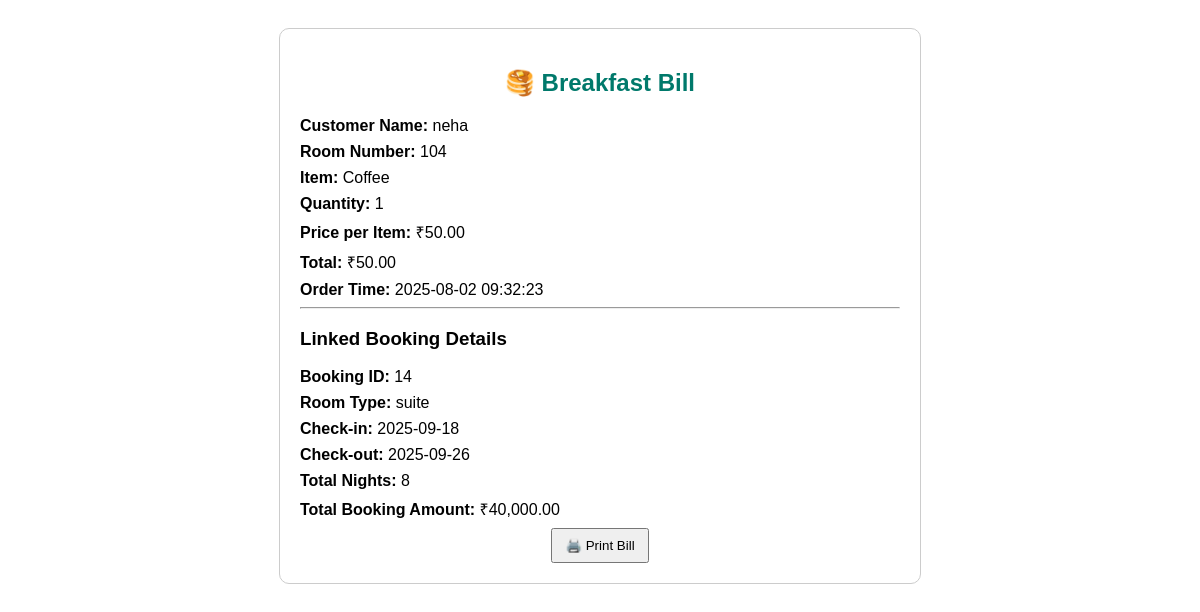
Screenshot of /project/client/brekfast_bl.php?id=1 with the database file from the repository.
### tables this page shows
CREATE TABLE `breakfast_orders` (
  `id` int(11) NOT NULL,
  `customer_name` varchar(100) DEFAULT NULL,
  `room_number` varchar(20) DEFAULT NULL,
  `item` varchar(100) DEFAULT NULL,
  `quantity` int(11) DEFAULT NULL,
  `price` decimal(10,2) DEFAULT NULL,
  `total` decimal(10,2) DEFAULT NULL,
  `order_time` timestamp NOT NULL DEFAULT current_timestamp()
);

CREATE TABLE `booking` (
  `booking_id` int(11) NOT NULL,
  `fullname` varchar(50) NOT NULL,
  `Address` varchar(100) NOT NULL,
  `email` varchar(50) NOT NULL,
  `phone` varchar(15) DEFAULT NULL,
  `room_type` varchar(30) NOT NULL,
  `Room_category` varchar(50) DEFAULT NULL,
  `adult_count` int(3) NOT NULL,
  `children_count` int(3) NOT NULL,
  `total` int(100) NOT NULL,
  `check_in` date NOT NULL,
  `check_out` date NOT NULL,
  `request` varchar(100) NOT NULL,
  `payment` varchar(1000) NOT NULL
);

### project/client/brekfast_bl.php (the view, shortened to what this page needs)
<?php
$conn = mysqli_connect("localhost", "root", "", "crystal_crown_hotel");
$orderId = isset($_GET['id']) ? intval($_GET['id']) : 0;
$sql = "SELECT * FROM breakfast_orders WHERE id = $orderId";
$result = mysqli_query($conn, $sql);
$order = mysqli_fetch_assoc($result);
$customerName = mysqli_real_escape_string($conn, $order['customer_name']);
$booking = null;
if (!$order['booking_id']) {
    $booking_sql = "SELECT * FROM booking WHERE fullname = '$customerName' LIMIT 1";
    $booking_result = mysqli_query($conn, $booking_sql);
    if ($booking_result && mysqli_num_rows($booking_result) > 0) {
        $booking = mysqli_fetch_assoc($booking_result);
        $order['booking_id'] = $booking['booking_id'];
    }
} else {
    $booking_sql = "SELECT * FROM booking WHERE booking_id = ".$order['booking_id'];
    $booking_result = mysqli_query($conn, $booking_sql);
    if ($booking_result && mysqli_num_rows($booking_result) > 0) {
        $booking = mysqli_fetch_assoc($booking_result);
    }
}
?>
<!DOCTYPE html>
<html>
<head>
</head>
<body>
<div class="bill-container">
    <h2>🥞 Breakfast Bill</h2>
    <div class="info"><b>Customer Name:</b> <?= htmlspecialchars($order['customer_name']) ?></div>
    <div class="info"><b>Room Number:</b> <?= htmlspecialchars($order['room_number']) ?></div>
    <div class="info"><b>Item:</b> <?= htmlspecialchars($order['item']) ?></div>
    <div class="info"><b>Quantity:</b> <?= $order['quantity'] ?></div>
    <div class="info"><b>Price per Item:</b> ₹<?= number_format($order['price'],2) ?></div>
    <div class="info"><b>Total:</b> ₹<?= number_format($order['total'],2) ?></div>
    <div class="info"><b>Order Time:</b> <?= $order['order_time'] ?></div>
    <?php if ($booking): ?>
        <hr>
        <h3>Linked Booking Details</h3>
        <div class="info"><b>Booking ID:</b> <?= $booking['booking_id'] ?></div>
        <div class="info"><b>Room Type:</b> <?= htmlspecialchars($booking['room_type']) ?></div>
        <div class="info"><b>Check-in:</b> <?= $booking['check_in'] ?></div>
        <div class="info"><b>Check-out:</b> <?= $booking['check_out'] ?></div>
        <div class="info"><b>Total Nights:</b> <?= (new DateTime($booking['check_in']))->diff(new DateTime($booking['check_out']))->days ?></div>
        <div class="info"><b>Total Booking Amount:</b> ₹<?= number_format($booking['total'],2) ?></div>
    <?php else: ?>
        <div class="info" style="color:red; font-weight:bold;">No matching booking found for this customer.</div>
    <?php endif; ?>
    <button onclick="window.print()">🖨️ Print Bill</button>
</div>
</body>
</html>

### project/client/brekfast_bl.php (style rules this page uses)
body { font-family: Arial, sans-serif; padding: 20px; }
.bill-container { max-width: 600px; margin: auto; border: 1px solid #ccc; padding: 20px; border-radius: 10px; }
.bill-container h2 { text-align: center; color: #00796b; }
.info { margin: 8px 0; }
button { padding: 8px 12px; margin-top: 15px; display:block; margin:auto; }

### rows the page displays
breakfast_orders: customer_name "neha", room_number "104", item "Coffee", quantity "1", price "50.00", total "50.00", order_time "2025-08-02 09:32:23"
booking: booking_id "14", room_type "suite", check_in "2025-09-18", check_out "2025-09-26", check_in+check_out "8", total "40,000.00"
